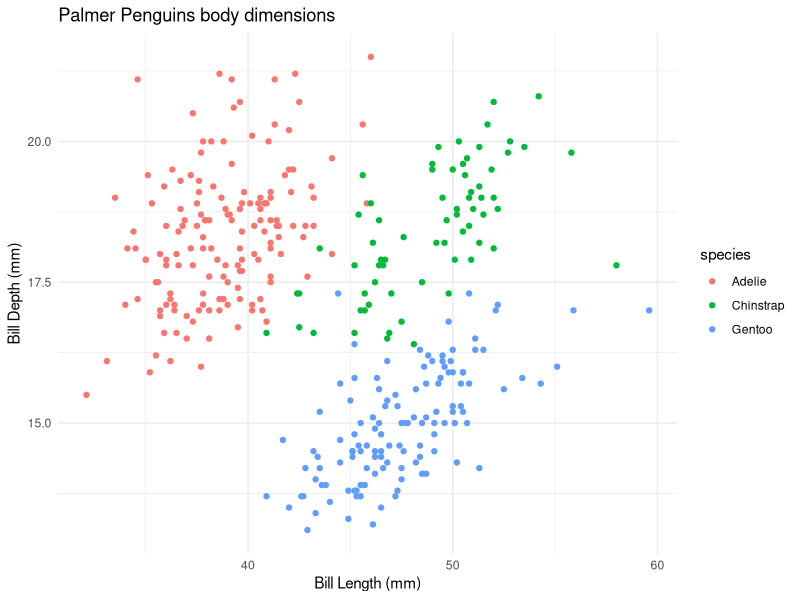

R code for this plot:
## ---- chunk 1
library('tidyverse')
library('palmerpenguins')
## ---- chunk 2
#finding the slope of f(x)= x^2 at x=3
fx<-expression(x^2)
df_dx <-D(fx, 'x')
x<-3
eval(df_dx)
## ---- chunk 3
#Finding the slope of P(a)=2*(3a+2)^4 −5 at a=1.2

pa <-expression(2*(3*a+2)^4 -5)
dp_da <-D(pa, 'a')

a<-1.2
eval(dp_da)
## ---- chunk 4
ggplot()+ 
  geom_point(data =penguins, aes(x = bill_length_mm, y= bill_depth_mm, color= species ))+
  labs(x='Bill Length (mm)', 
       y= 'Bill Depth (mm)',
       title= 'Palmer Penguins body dimensions') +
  theme_minimal()
